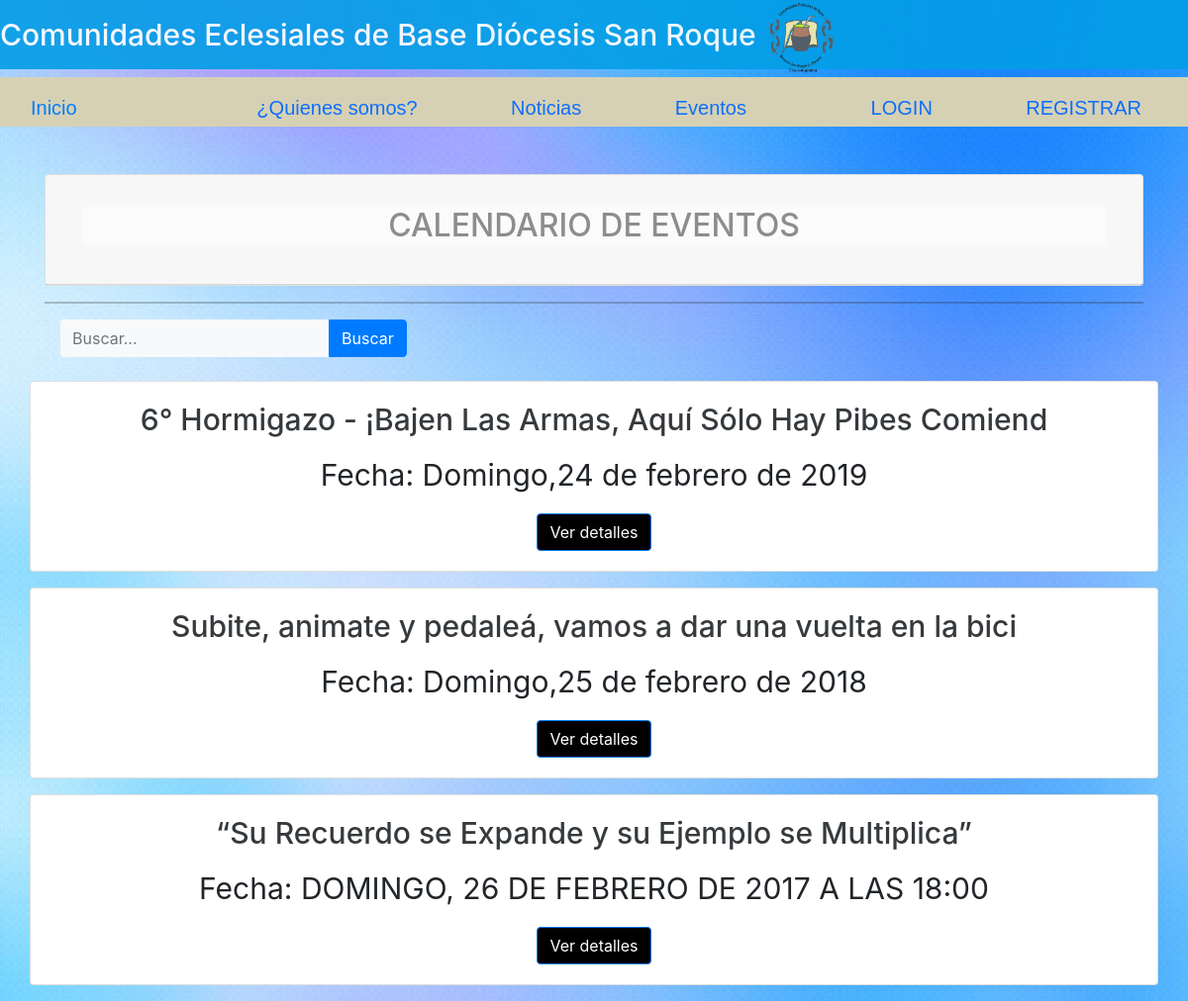
/Eventos/ver/, run on the app's committed database.
### apps/eventos/models.py (models this page shows)
class Evento(models.Model):
	titulo = models.CharField(max_length = 60)
	fecha = models.CharField(max_length = 60, null = True, blank = False)
	creado = models.DateField(auto_now_add = True)
	modalidad = models.CharField(max_length = 20, null = True, blank = False)
	lugar = models.CharField(max_length = 60, null = False, blank = False)
	cuerpo = models.TextField()
	categoria = models.ForeignKey(Categoria, on_delete = models.CASCADE, null = True)
	def __str__(self):
		return self.titulo

### apps/eventos/views.py (the view)
# urls.py: path('ver/', views.ver_eventos, name = 'ver_eventos'),
def ver_eventos(request):
	busqueda = request.GET.get("buscar",None)
	print(busqueda)
	if busqueda:
		evento = Evento.objects.filter(categoria__nombre__icontains = busqueda)
	else:
		evento = Evento.objects.all()
	print(evento)
	return render(request, 'eventos/ver_eventos.html', {'resultado':evento})

### templates/eventos/ver_eventos.html (shortened to what this page needs)
{% extends 'base.html' %}
{% load static %}
{% block contenido %}
<!DOCTYPE html>
<html lang="en">
<head>
  <link rel="stylesheet" href="https://maxcdn.bootstrapcdn.com/bootstrap/4.0.0/css/bootstrap.min.css">
</head>
<body>
  <div class="container">
      <div class="col-md-15">
      <div class="card">
      <div class="card-header">
          <div class="card-body">
            <div class="row">
             <div class="col-md-15">
          <h2><center><div>CALENDARIO DE EVENTOS</div></center></h2>
             </div>
            </div>
           </div>
      </div>
      </div>
      </div>
<hr>
  <form class="d-none d-sm-inline-block form-inline mr-auto ml-md-3 my-2 my-md-0 mw-100 navbar-search"method="GET">
  <div class="input-group">
    <input type="text" class="form-control bg-light border-0 small" placeholder="Buscar..." name="buscar" value="{{ request.GET.buscar }}">
      <div class="input-group-append">
      <button class="btn btn-primary" type="submit">Buscar
      </button>
    </div>
  </div>
</form>
<br>
<br>
{% for e in resultado %}
 <center>
    <div class="row">
      <div class="card text-bg-light mb-3">
        <div class="card-body">
        <h4 class="card-title"><p>{{ e.titulo}} </p></h4>
        <p class="card-text">Fecha: {{ e.fecha }}</p>
        <a href="{% url 'eventos:detalle_eventos' e.pk %}" style= "background: black" class="btn btn-primary">Ver detalles</a>
        </div>
        </div>
      </div>
</center>
</body>
</html>
{% endfor e in events %}
{% endblock contenido %}

### static/css/main.css (style rules this page uses)
* { margin: 0px; padding: 0px; }
body { background-image: url(../img/otrofondo.jpg) ; font-family: 'Gill Sans', 'Gill Sans MT', Calibri, 'Trebuchet MS', sans-serif, Helvetica, sans-serif; }
h2 { opacity: 0.9; background: #ffffff; color: #000000; line-height: 100px; text-align: center; opacity: 0.5; }
h4 { color: #000000; text-align: center; background: #ffffff; opacity: 0.9; }
p { font-size: 30; }

### data on the page
Evento: titulo "6° Hormigazo - ¡Bajen Las Armas, Aquí Sólo Hay Pibes Comiend", fecha "Domingo,24 de febrero de 2019"
Evento: titulo "Subite, animate y pedaleá, vamos a dar una vuelta en la bici", fecha "Domingo,25 de febrero de 2018"
Evento: titulo "“Su Recuerdo se Expande y su Ejemplo se Multiplica”", fecha "DOMINGO, 26 DE FEBRERO DE 2017 A LAS 18:00"
